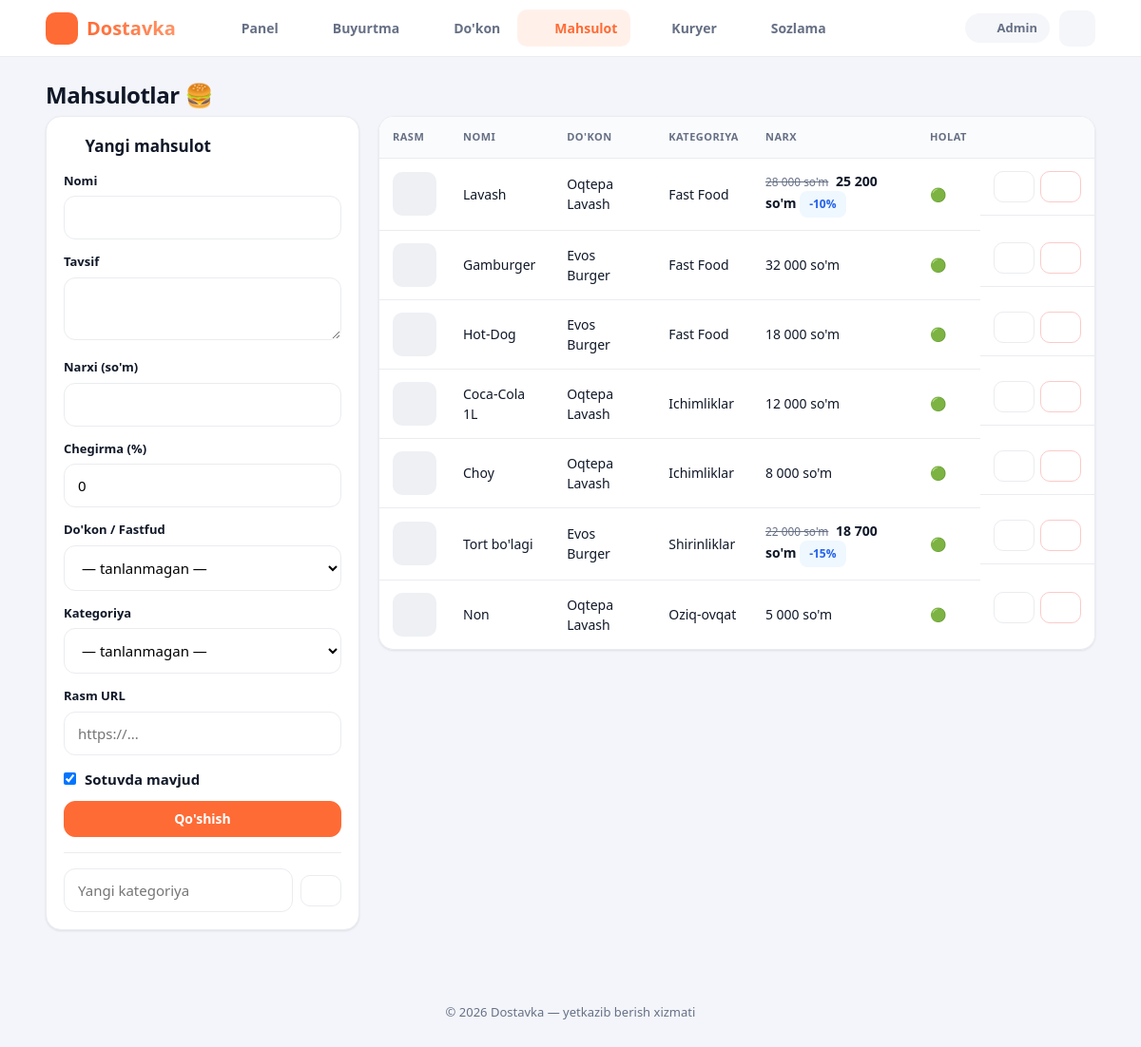
/admin/products.php (signed in), run on the app's committed database.
### tables this page shows
CREATE TABLE users (
    id            INT AUTO_INCREMENT PRIMARY KEY,
    name          VARCHAR(100)  NOT NULL,
    phone         VARCHAR(20)   NOT NULL UNIQUE,
    password      VARCHAR(255)  NOT NULL,
    role          ENUM('customer','courier','admin','store') NOT NULL DEFAULT 'customer',
    is_active     TINYINT(1)    NOT NULL DEFAULT 1,
    balance       DECIMAL(12,2) NOT NULL DEFAULT 0,
    lat           DECIMAL(10,7) NULL,
    lng           DECIMAL(10,7) NULL,
    last_seen     TIMESTAMP     NULL,
    created_at    TIMESTAMP     NOT NULL DEFAULT CURRENT_TIMESTAMP
);

CREATE TABLE products (
    id               INT AUTO_INCREMENT PRIMARY KEY,
    category_id      INT NULL,
    store_id         INT NULL,
    section_id       INT NULL,
    name             VARCHAR(150)   NOT NULL,
    description      TEXT           NULL,
    price            DECIMAL(12,2)  NOT NULL DEFAULT 0,
    discount_percent DECIMAL(5,2)   NOT NULL DEFAULT 0,
    image            VARCHAR(255)   NULL,
    is_available     TINYINT(1)     NOT NULL DEFAULT 1,
    created_at       TIMESTAMP      NOT NULL DEFAULT CURRENT_TIMESTAMP,
    FOREIGN KEY (category_id) REFERENCES categories(id)      ON DELETE SET NULL,
    FOREIGN KEY (store_id)    REFERENCES stores(id)          ON DELETE SET NULL,
    FOREIGN KEY (section_id)  REFERENCES store_sections(id)  ON DELETE SET NULL
);

CREATE TABLE stores (
    id               INT AUTO_INCREMENT PRIMARY KEY,
    owner_id         INT           NULL,
    name             VARCHAR(150)  NOT NULL,
    description      TEXT          NULL,
    image            VARCHAR(255)  NULL,
    logo             VARCHAR(255)  NULL,
    cover            VARCHAR(255)  NULL,
    theme_color      VARCHAR(9)    NOT NULL DEFAULT '#ff6b35',
    address          VARCHAR(255)  NULL,
    phone            VARCHAR(20)   NULL,
    lat              DECIMAL(10,7) NULL,
    lng              DECIMAL(10,7) NULL,
    open_time        TIME          NULL DEFAULT '09:00:00',
    close_time       TIME          NULL DEFAULT '22:00:00',
    work_days        VARCHAR(20)   NOT NULL DEFAULT '1,2,3,4,5,6,7',
    discount_percent DECIMAL(5,2)  NOT NULL DEFAULT 0,
    is_active        TINYINT(1)    NOT NULL DEFAULT 1,
    created_at       TIMESTAMP     NOT NULL DEFAULT CURRENT_TIMESTAMP,
    FOREIGN KEY (owner_id) REFERENCES users(id) ON DELETE SET NULL
);

CREATE TABLE categories (
    id     INT AUTO_INCREMENT PRIMARY KEY,
    name   VARCHAR(100) NOT NULL,
    icon   VARCHAR(30)  NULL
);

### config/db.php (called while the page is built, shortened)
<?php
function db(): PDO
{
    static $pdo = null;
    if ($pdo instanceof PDO) {
        return $pdo;
    }
    $dsn = sprintf(
        'mysql:host=%s;port=%s;dbname=%s;charset=utf8mb4',
        DB_HOST, DB_PORT, DB_NAME
    );
    try {
        $pdo = new PDO($dsn, DB_USER, DB_PASS, [
            PDO::ATTR_ERRMODE            => PDO::ERRMODE_EXCEPTION,
            PDO::ATTR_DEFAULT_FETCH_MODE => PDO::FETCH_ASSOC,
            PDO::ATTR_EMULATE_PREPARES   => false,
        ]);
    } catch (PDOException $e) {
        error_log('DB connection error: ' . $e->getMessage());
        http_response_code(500);
        if (PHP_SAPI !== 'cli'
            && str_contains($_SERVER['HTTP_ACCEPT'] ?? '', 'application/json')) {
            header('Content-Type: application/json; charset=utf-8');
            echo json_encode(['ok' => false, 'error' => 'server_error']);
        } else {
            die('Server xatosi. Iltimos keyinroq urinib ko\'ring.');
        }
        exit;
    }
    return $pdo;
}

### admin/products.php (the view, shortened to what this page needs)
<?php
require_once __DIR__ . '/../includes/functions.php';
require_role('admin');
$edit = null;
$products = db()->query(
    'SELECT p.*, c.name AS category, s.name AS store_name
     FROM products p
     LEFT JOIN categories c ON c.id=p.category_id
     LEFT JOIN stores s ON s.id=p.store_id
     ORDER BY p.created_at DESC'
)->fetchAll();
require __DIR__ . '/../includes/header.php';
?>
<h1 class="page-title">Mahsulotlar 🍔</h1>
<div class="admin-layout">
    <div class="card form-card">
        <h2><?= $edit ? icon('edit',18).' Tahrirlash' : icon('plus',18).' Yangi mahsulot' ?></h2>
        <form method="post">
            <label class="field"><span>Nomi</span><input type="text" name="name" value="<?= e($edit['name'] ?? '') ?>" required></label>
            <label class="field"><span>Tavsif</span><textarea name="description" rows="2"><?= e($edit['description'] ?? '') ?></textarea></label>
            <label class="field"><span>Narxi (so'm)</span><input type="number" step="100" name="price" value="<?= e($edit['price'] ?? '') ?>" required></label>
            <label class="field"><span>Chegirma (%)</span><input type="number" min="0" max="100" step="1" name="discount_percent" value="<?= e($edit['discount_percent'] ?? 0) ?>"></label>
            <label class="field"><span>Do'kon / Fastfud</span>
                <select name="store_id">
                    <option value="0">— tanlanmagan —</option>
                </select>
            </label>
            <label class="field"><span>Kategoriya</span>
                <select name="category_id">
                    <option value="0">— tanlanmagan —</option>
                </select>
            </label>
            <label class="field"><span>Rasm URL</span><input type="text" name="image" value="<?= e($edit['image'] ?? '') ?>" placeholder="https://..."></label>
            <label class="check"><input type="checkbox" name="is_available" <?= ($edit['is_available'] ?? 1) ? 'checked' : '' ?>> Sotuvda mavjud</label>
            <button class="btn primary block" style="margin-top:12px"><?= $edit ? 'Saqlash' : 'Qo\'shish' ?></button>
        </form>
        <hr style="border:none;border-top:1px solid var(--line);margin:16px 0">
        <form method="post" class="inline-form">
            <input type="text" name="cat_name" placeholder="Yangi kategoriya">
            <button class="btn sm"><?= icon('plus',15) ?></button>
        </form>
    </div>
    <div class="table-wrap">
        <table class="table">
            <thead><tr><th>Rasm</th><th>Nomi</th><th>Do'kon</th><th>Kategoriya</th><th>Narx</th><th>Holat</th><th></th></tr></thead>
            <tbody>
            <?php foreach ($products as $p): ?>
                <tr>
                    <td><div class="thumb" style="background-image:url('<?= e($p['image']) ?>')"></div></td>
                    <td><?= e($p['name']) ?></td>
                    <td><?= e($p['store_name'] ?? '—') ?></td>
                    <td><?= e($p['category'] ?? '—') ?></td>
                    <td>
                        <?php if ($p['discount_percent'] > 0): ?>
                            <span class="old-price"><?= money($p['price']) ?></span>
                            <strong><?= money(discounted_price($p['price'], $p['discount_percent'])) ?></strong>
                            <span class="tag dist">-<?= (float)$p['discount_percent'] ?>%</span>
                        <?php else: ?>
                            <?= money($p['price']) ?>
                        <?php endif; ?>
                    </td>
                    <td><?= $p['is_available'] ? '🟢' : '🔴' ?></td>
                    <td class="row-actions">
                        <a class="btn sm" href="?edit=<?= $p['id'] ?>"><?= icon('edit',15) ?></a>
                        <form method="post" data-confirm="O'chirilsinmi?">
                            <button class="btn sm danger"><?= icon('trash',15) ?></button>
                        </form>
                    </td>
                </tr>
            <?php endforeach; ?>
            </tbody>
        </table>
    </div>
</div>
<?php require __DIR__ . '/../includes/footer.php'; ?>

### includes/header.php (shortened to what this page needs)
<?php
require_once __DIR__ . '/functions.php';
$u = current_user();
$cur = $_SERVER['PHP_SELF'] ?? '';
$navItems = [];
if ($u) {
    if ($u['role'] === 'customer') {
        $navItems = [
            ['/index.php',  'home',    'Bosh'],
            ['/cart.php',   'cart',    'Savat',  cart_count()],
            ['/orders.php', 'package', 'Buyurtma'],
            ['/profile.php','user',    'Profil'],
        ];
    } elseif ($u['role'] === 'courier') {
        $navItems = [
            ['/courier/index.php',   'truck',  'Buyurtma'],
            ['/courier/balance.php', 'wallet', 'Balans'],
            ['/profile.php',         'user',   'Profil'],
        ];
    } elseif ($u['role'] === 'admin') {
        $navItems = [
            ['/admin/index.php',    'dashboard','Panel'],
            ['/admin/orders.php',   'list',     'Buyurtma'],
            ['/admin/stores.php',   'box',      'Do\'kon'],
            ['/admin/products.php', 'package',  'Mahsulot'],
            ['/admin/couriers.php', 'truck',    'Kuryer'],
            ['/admin/settings.php', 'settings', 'Sozlama'],
        ];
    }
}
?>
<!DOCTYPE html>
<html lang="uz">
<head>
    <link rel="stylesheet" href="/assets/css/style.css">
</head>
<body class="<?= $u ? 'role-' . e($u['role']) : 'guest' ?>">
<header class="topbar">
    <div class="topbar-inner">
        <a class="brand" href="<?= $u ? role_home($u['role']) : '/index.php' ?>">
            <span class="brand-logo"><?= icon('truck', 20) ?></span>
            <span>Dostavka</span>
        </a>
        <?php if ($u): ?>
            <nav class="nav-desktop">
                <?php foreach ($navItems as $it): ?>
                    <a href="<?= e($it[0]) ?>" class="<?= str_contains($cur, ltrim($it[0], '/')) ? 'active' : '' ?>">
                        <?= icon($it[1], 18) ?><span><?= e($it[2]) ?></span>
                    </a>
                <?php endforeach; ?>
            </nav>
            <div class="topbar-right">
                <span class="user-chip"><?= icon('user', 15) ?> <?= e($u['name']) ?></span>
                <a class="icon-btn" href="/logout.php" title="Chiqish"><?= icon('logout', 18) ?></a>
            </div>
        <?php endif; ?>
    </div>
</header>
<main class="container">

### includes/functions.php (shortened to what this page needs)
<?php
require_once __DIR__ . '/../config/db.php';
function e(?string $v): string
{
    return htmlspecialchars((string)$v, ENT_QUOTES, 'UTF-8');
}
function money($v): string
{
    return number_format((float)$v, 0, '.', ' ') . " so'm";
}
function current_user(): ?array
{
    static $user = null;
    if ($user === null) {
        $stmt = db()->prepare('SELECT * FROM users WHERE id = ? LIMIT 1');
        $stmt->execute([$_SESSION['user_id']]);
        $user = $stmt->fetch() ?: null;
    }
    return $user;
}
function is_logged_in(): bool
{
    return current_user() !== null;
}
function require_login(): void
{
    if (!is_logged_in()) {
        redirect('/login.php');
    }
}
function require_role(string ...$roles): void
{
    require_login();
}
function role_home(string $role): string
{
    return match ($role) {
        'admin'   => '/admin/index.php',
        'courier' => '/courier/index.php',
        'store'   => '/store/index.php',
        default   => '/index.php',
    };
}
function discounted_price($price, $discountPercent): float
{
    $price = (float)$price;
    $pct   = max(0, min(100, (float)$discountPercent));
    return round($price * (1 - $pct / 100), -2);
}
function icon(string $name, int $size = 22): string
{
    $p = $paths[$name] ?? $paths['box'];
    return '<svg class="ic" width="' . $size . '" height="' . $size . '" viewBox="0 0 24 24" '
         . 'fill="none" stroke="currentColor" stroke-width="2" stroke-linecap="round" '
         . 'stroke-linejoin="round" aria-hidden="true">' . $p . '</svg>';
}

### data on the page
users: name "Admin"
products: name "Lavash", store.name "Oqtepa Lavash", category.name "Fast Food", price "28 000 so'm", price+discount_percent "25 200 so'm", discount_percent "10", $size 15 (drawn)
products: name "Gamburger", store.name "Evos Burger", category.name "Fast Food", price "32 000 so'm", $size 15 (drawn)
products: name "Hot-Dog", store.name "Evos Burger", category.name "Fast Food", price "18 000 so'm", $size 15 (drawn)
products: name "Coca-Cola 1L", store.name "Oqtepa Lavash", category.name "Ichimliklar", price "12 000 so'm", $size 15 (drawn)
products: name "Choy", store.name "Oqtepa Lavash", category.name "Ichimliklar", price "8 000 so'm", $size 15 (drawn)
products: name "Tort bo'lagi", store.name "Evos Burger", category.name "Shirinliklar", price "22 000 so'm", price+discount_percent "18 700 so'm", discount_percent "15"
products: name "Non", store.name "Oqtepa Lavash", category.name "Oziq-ovqat", price "5 000 so'm", $size 15 (drawn)

### other printed values
$it[2] "Panel"
$it[2] "Buyurtma"
$it[2] "Do'kon"
$it[2] "Mahsulot"
$it[2] "Kuryer"
$it[2] "Sozlama"
